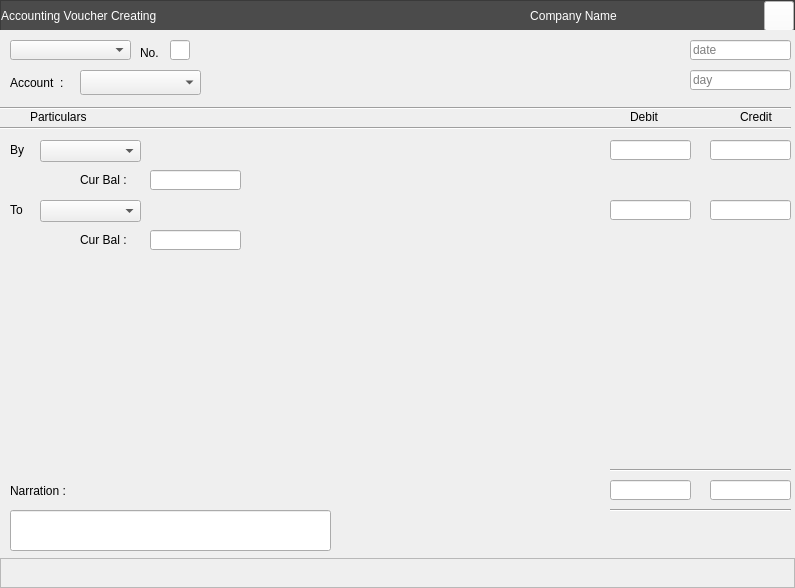
<?xml version="1.0" encoding="UTF-8"?>
<ui version="4.0">
 <class>MainWindow</class>
 <widget class="QMainWindow" name="MainWindow">
  <property name="geometry">
   <rect>
    <x>0</x>
    <y>0</y>
    <width>795</width>
    <height>588</height>
   </rect>
  </property>
  <property name="windowTitle">
   <string>MainWindow</string>
  </property>
  <property name="styleSheet">
   <string notr="true">font: 75 10pt &quot;Sitka Small&quot;;</string>
  </property>
  <widget class="QWidget" name="centralwidget">
   <layout class="QGridLayout" name="gridLayout_2">
    <property name="leftMargin">
     <number>0</number>
    </property>
    <property name="topMargin">
     <number>0</number>
    </property>
    <property name="rightMargin">
     <number>0</number>
    </property>
    <property name="bottomMargin">
     <number>0</number>
    </property>
    <property name="spacing">
     <number>0</number>
    </property>
    <item row="2" column="0">
     <widget class="QFrame" name="ffooter">
      <property name="maximumSize">
       <size>
        <width>16777215</width>
        <height>30</height>
       </size>
      </property>
      <property name="frameShape">
       <enum>QFrame::StyledPanel</enum>
      </property>
      <property name="frameShadow">
       <enum>QFrame::Raised</enum>
      </property>
     </widget>
    </item>
    <item row="0" column="0">
     <widget class="QFrame" name="fheader">
      <property name="maximumSize">
       <size>
        <width>16777215</width>
        <height>30</height>
       </size>
      </property>
      <property name="styleSheet">
       <string notr="true">background-color: rgb(75,75,75);
color: rgb(255, 255, 255);</string>
      </property>
      <property name="frameShape">
       <enum>QFrame::StyledPanel</enum>
      </property>
      <property name="frameShadow">
       <enum>QFrame::Raised</enum>
      </property>
      <layout class="QGridLayout" name="gridLayout">
       <property name="leftMargin">
        <number>0</number>
       </property>
       <property name="topMargin">
        <number>0</number>
       </property>
       <property name="rightMargin">
        <number>0</number>
       </property>
       <property name="bottomMargin">
        <number>0</number>
       </property>
       <property name="spacing">
        <number>0</number>
       </property>
       <item row="0" column="0">
        <widget class="QLabel" name="lbAccountingVoucher">
         <property name="minimumSize">
          <size>
           <width>0</width>
           <height>30</height>
          </size>
         </property>
         <property name="maximumSize">
          <size>
           <width>16777215</width>
           <height>30</height>
          </size>
         </property>
         <property name="styleSheet">
          <string notr="true"/>
         </property>
         <property name="text">
          <string>Accounting Voucher Creating</string>
         </property>
        </widget>
       </item>
       <item row="0" column="1">
        <widget class="QLabel" name="lbCompanyName">
         <property name="minimumSize">
          <size>
           <width>0</width>
           <height>30</height>
          </size>
         </property>
         <property name="maximumSize">
          <size>
           <width>16777215</width>
           <height>30</height>
          </size>
         </property>
         <property name="styleSheet">
          <string notr="true"/>
         </property>
         <property name="text">
          <string>Company Name</string>
         </property>
         <property name="alignment">
          <set>Qt::AlignCenter</set>
         </property>
        </widget>
       </item>
       <item row="0" column="2">
        <widget class="QPushButton" name="pbClose">
         <property name="minimumSize">
          <size>
           <width>30</width>
           <height>30</height>
          </size>
         </property>
         <property name="maximumSize">
          <size>
           <width>30</width>
           <height>30</height>
          </size>
         </property>
         <property name="styleSheet">
          <string notr="true">background-color:white;
</string>
         </property>
         <property name="text">
          <string/>
         </property>
         <property name="icon">
          <iconset resource="../icons/icons.qrc">
           <normaloff>:/newPrefix/icons/x.svg</normaloff>:/newPrefix/icons/x.svg</iconset>
         </property>
         <property name="iconSize">
          <size>
           <width>20</width>
           <height>20</height>
          </size>
         </property>
        </widget>
       </item>
      </layout>
     </widget>
    </item>
    <item row="1" column="0">
     <widget class="QWidget" name="widget" native="true">
      <widget class="QComboBox" name="cbPayment">
       <property name="geometry">
        <rect>
         <x>10</x>
         <y>10</y>
         <width>121</width>
         <height>20</height>
        </rect>
       </property>
       <property name="minimumSize">
        <size>
         <width>0</width>
         <height>20</height>
        </size>
       </property>
       <property name="maximumSize">
        <size>
         <width>16777215</width>
         <height>25</height>
        </size>
       </property>
      </widget>
      <widget class="QLabel" name="label_2">
       <property name="geometry">
        <rect>
         <x>140</x>
         <y>10</y>
         <width>47</width>
         <height>25</height>
        </rect>
       </property>
       <property name="minimumSize">
        <size>
         <width>0</width>
         <height>25</height>
        </size>
       </property>
       <property name="maximumSize">
        <size>
         <width>16777215</width>
         <height>25</height>
        </size>
       </property>
       <property name="text">
        <string>No.</string>
       </property>
      </widget>
      <widget class="QLineEdit" name="leDate">
       <property name="geometry">
        <rect>
         <x>690</x>
         <y>10</y>
         <width>101</width>
         <height>20</height>
        </rect>
       </property>
       <property name="placeholderText">
        <string>date</string>
       </property>
      </widget>
      <widget class="QLineEdit" name="leDay">
       <property name="geometry">
        <rect>
         <x>690</x>
         <y>40</y>
         <width>101</width>
         <height>20</height>
        </rect>
       </property>
       <property name="placeholderText">
        <string>day</string>
       </property>
      </widget>
      <widget class="QLineEdit" name="lineEdit">
       <property name="geometry">
        <rect>
         <x>170</x>
         <y>10</y>
         <width>20</width>
         <height>20</height>
        </rect>
       </property>
       <property name="minimumSize">
        <size>
         <width>20</width>
         <height>20</height>
        </size>
       </property>
       <property name="maximumSize">
        <size>
         <width>20</width>
         <height>20</height>
        </size>
       </property>
      </widget>
      <widget class="Line" name="line">
       <property name="geometry">
        <rect>
         <x>0</x>
         <y>70</y>
         <width>791</width>
         <height>16</height>
        </rect>
       </property>
       <property name="orientation">
        <enum>Qt::Horizontal</enum>
       </property>
      </widget>
      <widget class="QLabel" name="label_3">
       <property name="geometry">
        <rect>
         <x>30</x>
         <y>80</y>
         <width>81</width>
         <height>13</height>
        </rect>
       </property>
       <property name="text">
        <string>Particulars</string>
       </property>
      </widget>
      <widget class="QLabel" name="label_4">
       <property name="geometry">
        <rect>
         <x>630</x>
         <y>80</y>
         <width>47</width>
         <height>13</height>
        </rect>
       </property>
       <property name="text">
        <string>Debit</string>
       </property>
      </widget>
      <widget class="QLabel" name="label_5">
       <property name="geometry">
        <rect>
         <x>740</x>
         <y>80</y>
         <width>47</width>
         <height>13</height>
        </rect>
       </property>
       <property name="text">
        <string>Credit</string>
       </property>
      </widget>
      <widget class="Line" name="line_2">
       <property name="geometry">
        <rect>
         <x>0</x>
         <y>90</y>
         <width>791</width>
         <height>16</height>
        </rect>
       </property>
       <property name="orientation">
        <enum>Qt::Horizontal</enum>
       </property>
      </widget>
      <widget class="QLabel" name="lbBy">
       <property name="geometry">
        <rect>
         <x>10</x>
         <y>110</y>
         <width>47</width>
         <height>20</height>
        </rect>
       </property>
       <property name="text">
        <string>By</string>
       </property>
      </widget>
      <widget class="QLabel" name="lbTo">
       <property name="geometry">
        <rect>
         <x>10</x>
         <y>170</y>
         <width>47</width>
         <height>20</height>
        </rect>
       </property>
       <property name="text">
        <string>To</string>
       </property>
      </widget>
      <widget class="QComboBox" name="comboBox">
       <property name="geometry">
        <rect>
         <x>40</x>
         <y>110</y>
         <width>101</width>
         <height>22</height>
        </rect>
       </property>
      </widget>
      <widget class="QComboBox" name="comboBox_2">
       <property name="geometry">
        <rect>
         <x>40</x>
         <y>170</y>
         <width>101</width>
         <height>22</height>
        </rect>
       </property>
      </widget>
      <widget class="QLabel" name="label_6">
       <property name="geometry">
        <rect>
         <x>10</x>
         <y>450</y>
         <width>81</width>
         <height>21</height>
        </rect>
       </property>
       <property name="text">
        <string>Narration :</string>
       </property>
      </widget>
      <widget class="QLineEdit" name="lineEdit_2">
       <property name="geometry">
        <rect>
         <x>10</x>
         <y>480</y>
         <width>321</width>
         <height>41</height>
        </rect>
       </property>
      </widget>
      <widget class="QLineEdit" name="leDebit">
       <property name="geometry">
        <rect>
         <x>610</x>
         <y>450</y>
         <width>81</width>
         <height>20</height>
        </rect>
       </property>
      </widget>
      <widget class="QLineEdit" name="leCredit">
       <property name="geometry">
        <rect>
         <x>710</x>
         <y>450</y>
         <width>81</width>
         <height>20</height>
        </rect>
       </property>
      </widget>
      <widget class="Line" name="line_3">
       <property name="geometry">
        <rect>
         <x>610</x>
         <y>430</y>
         <width>181</width>
         <height>20</height>
        </rect>
       </property>
       <property name="orientation">
        <enum>Qt::Horizontal</enum>
       </property>
      </widget>
      <widget class="Line" name="line_4">
       <property name="geometry">
        <rect>
         <x>610</x>
         <y>470</y>
         <width>181</width>
         <height>20</height>
        </rect>
       </property>
       <property name="orientation">
        <enum>Qt::Horizontal</enum>
       </property>
      </widget>
      <widget class="QLabel" name="label_7">
       <property name="geometry">
        <rect>
         <x>80</x>
         <y>140</y>
         <width>61</width>
         <height>20</height>
        </rect>
       </property>
       <property name="text">
        <string>Cur Bal :</string>
       </property>
      </widget>
      <widget class="QLabel" name="label_8">
       <property name="geometry">
        <rect>
         <x>80</x>
         <y>200</y>
         <width>61</width>
         <height>20</height>
        </rect>
       </property>
       <property name="text">
        <string>Cur Bal :</string>
       </property>
      </widget>
      <widget class="QLineEdit" name="lineEdit_3">
       <property name="geometry">
        <rect>
         <x>150</x>
         <y>140</y>
         <width>91</width>
         <height>20</height>
        </rect>
       </property>
      </widget>
      <widget class="QLineEdit" name="lineEdit_4">
       <property name="geometry">
        <rect>
         <x>150</x>
         <y>200</y>
         <width>91</width>
         <height>20</height>
        </rect>
       </property>
      </widget>
      <widget class="QLineEdit" name="leDebit_2">
       <property name="geometry">
        <rect>
         <x>610</x>
         <y>110</y>
         <width>81</width>
         <height>20</height>
        </rect>
       </property>
      </widget>
      <widget class="QLineEdit" name="leDebit_3">
       <property name="geometry">
        <rect>
         <x>710</x>
         <y>170</y>
         <width>81</width>
         <height>20</height>
        </rect>
       </property>
      </widget>
      <widget class="QLineEdit" name="leDebit_4">
       <property name="geometry">
        <rect>
         <x>710</x>
         <y>110</y>
         <width>81</width>
         <height>20</height>
        </rect>
       </property>
      </widget>
      <widget class="QLineEdit" name="leDebit_5">
       <property name="geometry">
        <rect>
         <x>610</x>
         <y>170</y>
         <width>81</width>
         <height>20</height>
        </rect>
       </property>
      </widget>
      <widget class="QLabel" name="label_18">
       <property name="geometry">
        <rect>
         <x>10</x>
         <y>40</y>
         <width>71</width>
         <height>25</height>
        </rect>
       </property>
       <property name="minimumSize">
        <size>
         <width>0</width>
         <height>0</height>
        </size>
       </property>
       <property name="maximumSize">
        <size>
         <width>16777215</width>
         <height>25</height>
        </size>
       </property>
       <property name="text">
        <string>Account  :</string>
       </property>
      </widget>
      <widget class="QComboBox" name="comboBox_3">
       <property name="geometry">
        <rect>
         <x>80</x>
         <y>40</y>
         <width>121</width>
         <height>25</height>
        </rect>
       </property>
       <property name="minimumSize">
        <size>
         <width>0</width>
         <height>0</height>
        </size>
       </property>
       <property name="maximumSize">
        <size>
         <width>16777215</width>
         <height>25</height>
        </size>
       </property>
      </widget>
     </widget>
    </item>
   </layout>
  </widget>
 </widget>
 <resources>
  <include location="../icons/icons.qrc"/>
 </resources>
 <connections/>
</ui>
